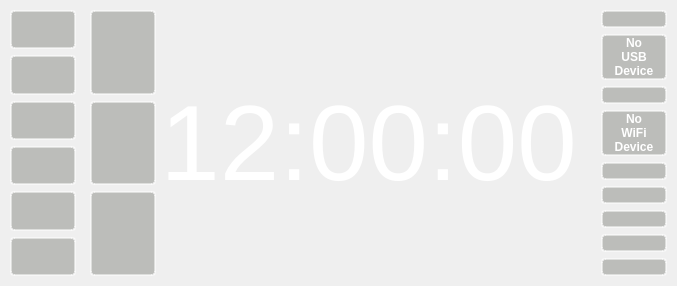
     <widget class="QWidget" name="oldmenuWidget" native="true">
      <property name="sizePolicy">
       <sizepolicy hsizetype="Expanding" vsizetype="Expanding">
        <horstretch>0</horstretch>
        <verstretch>0</verstretch>
       </sizepolicy>
      </property>
      <layout class="QHBoxLayout" name="horizontalLayout_2">
       <property name="spacing">
        <number>4</number>
       </property>
       <property name="leftMargin">
        <number>0</number>
       </property>
       <property name="topMargin">
        <number>0</number>
       </property>
       <property name="rightMargin">
        <number>0</number>
       </property>
       <property name="bottomMargin">
        <number>0</number>
       </property>
       <item>
        <layout class="QVBoxLayout" name="verticalLayout_8">
         <item>
          <layout class="QHBoxLayout" name="horizontalLayout_4">
           <item>
            <widget class="QWidget" name="buttonWidget" native="true">
             <property name="sizePolicy">
              <sizepolicy hsizetype="Fixed" vsizetype="Expanding">
               <horstretch>0</horstretch>
               <verstretch>0</verstretch>
              </sizepolicy>
             </property>
             <layout class="QVBoxLayout" name="verticalLayout_7">
              <property name="leftMargin">
               <number>10</number>
              </property>
              <property name="topMargin">
               <number>10</number>
              </property>
              <property name="rightMargin">
               <number>0</number>
              </property>
              <property name="bottomMargin">
               <number>10</number>
              </property>
              <item>
               <widget class="QPushButton" name="pushButtonSettings2">
                <property name="sizePolicy">
                 <sizepolicy hsizetype="Fixed" vsizetype="Expanding">
                  <horstretch>0</horstretch>
                  <verstretch>0</verstretch>
                 </sizepolicy>
                </property>
                <property name="minimumSize">
                 <size>
                  <width>66</width>
                  <height>0</height>
                 </size>
                </property>
                <property name="maximumSize">
                 <size>
                  <width>66</width>
                  <height>16777215</height>
                 </size>
                </property>
                <property name="styleSheet">
                 <string notr="true">background-color: rgba(136, 138, 133, 0.5);
border-radius: 4px;
border: 2px solid rgba(255,255,255,0.5);
outline: none;</string>
                </property>
                <property name="text">
                 <string/>
                </property>
                <property name="icon">
                 <iconset>
                  <normalon>:/settings-hot.png</normalon>
                 </iconset>
                </property>
                <property name="iconSize">
                 <size>
                  <width>50</width>
                  <height>50</height>
                 </size>
                </property>
               </widget>
              </item>
              <item>
               <widget class="QPushButton" name="pushButtonLock2">
                <property name="sizePolicy">
                 <sizepolicy hsizetype="Fixed" vsizetype="Expanding">
                  <horstretch>0</horstretch>
                  <verstretch>0</verstretch>
                 </sizepolicy>
                </property>
                <property name="minimumSize">
                 <size>
                  <width>66</width>
                  <height>0</height>
                 </size>
                </property>
                <property name="maximumSize">
                 <size>
                  <width>66</width>
                  <height>16777215</height>
                 </size>
                </property>
                <property name="styleSheet">
                 <string notr="true">background-color: rgba(136, 138, 133, 0.5);
border-radius: 4px;
border: 2px solid rgba(255,255,255,0.5);
outline: none;</string>
                </property>
                <property name="text">
                 <string/>
                </property>
                <property name="icon">
                 <iconset>
                  <normalon>:/lock-hot.png</normalon>
                 </iconset>
                </property>
                <property name="iconSize">
                 <size>
                  <width>50</width>
                  <height>50</height>
                 </size>
                </property>
               </widget>
              </item>
              <item>
               <widget class="QPushButton" name="pushButtonMusic2">
                <property name="sizePolicy">
                 <sizepolicy hsizetype="Fixed" vsizetype="Expanding">
                  <horstretch>0</horstretch>
                  <verstretch>0</verstretch>
                 </sizepolicy>
                </property>
                <property name="minimumSize">
                 <size>
                  <width>66</width>
                  <height>0</height>
                 </size>
                </property>
                <property name="maximumSize">
                 <size>
                  <width>66</width>
                  <height>16777215</height>
                 </size>
                </property>
                <property name="styleSheet">
                 <string notr="true">background-color: rgba(136, 138, 133, 0.5);
border-radius: 4px;
border: 2px solid rgba(255,255,255,0.5);
outline: none;</string>
                </property>
                <property name="text">
                 <string/>
                </property>
                <property name="icon">
                 <iconset>
                  <normalon>:/mp3-hot.png</normalon>
                 </iconset>
                </property>
                <property name="iconSize">
                 <size>
                  <width>50</width>
                  <height>50</height>
                 </size>
                </property>
               </widget>
              </item>
              <item>
               <widget class="QPushButton" name="pushButtonBrightness2">
                <property name="sizePolicy">
                 <sizepolicy hsizetype="Fixed" vsizetype="Expanding">
                  <horstretch>0</horstretch>
                  <verstretch>0</verstretch>
                 </sizepolicy>
                </property>
                <property name="minimumSize">
                 <size>
                  <width>66</width>
                  <height>0</height>
                 </size>
                </property>
                <property name="maximumSize">
                 <size>
                  <width>66</width>
                  <height>16777215</height>
                 </size>
                </property>
                <property name="styleSheet">
                 <string notr="true">background-color: rgba(136, 138, 133, 0.5);
border-radius: 4px;
border: 2px solid rgba(255,255,255,0.5);
outline: none;</string>
                </property>
                <property name="text">
                 <string/>
                </property>
                <property name="icon">
                 <iconset>
                  <normalon>:/brightness-hot.png</normalon>
                 </iconset>
                </property>
                <property name="iconSize">
                 <size>
                  <width>50</width>
                  <height>50</height>
                 </size>
                </property>
               </widget>
              </item>
              <item>
               <widget class="QPushButton" name="pushButtonToggleGUI2">
                <property name="sizePolicy">
                 <sizepolicy hsizetype="Fixed" vsizetype="Expanding">
                  <horstretch>0</horstretch>
                  <verstretch>0</verstretch>
                 </sizepolicy>
                </property>
                <property name="minimumSize">
                 <size>
                  <width>66</width>
                  <height>0</height>
                 </size>
                </property>
                <property name="maximumSize">
                 <size>
                  <width>66</width>
                  <height>16777215</height>
                 </size>
                </property>
                <property name="styleSheet">
                 <string notr="true">background-color: rgba(136, 138, 133, 0.5);
border-radius: 4px;
border: 2px solid rgba(255,255,255,0.5);
outline: none;</string>
                </property>
                <property name="text">
                 <string/>
                </property>
                <property name="icon">
                 <iconset>
                  <normalon>:/eye-hot.png</normalon>
                 </iconset>
                </property>
                <property name="iconSize">
                 <size>
                  <width>50</width>
                  <height>50</height>
                 </size>
                </property>
               </widget>
              </item>
              <item>
               <widget class="QPushButton" name="pushButtonExit2">
                <property name="sizePolicy">
                 <sizepolicy hsizetype="Fixed" vsizetype="Expanding">
                  <horstretch>0</horstretch>
                  <verstretch>0</verstretch>
                 </sizepolicy>
                </property>
                <property name="minimumSize">
                 <size>
                  <width>66</width>
                  <height>0</height>
                 </size>
                </property>
                <property name="maximumSize">
                 <size>
                  <width>66</width>
                  <height>16777215</height>
                 </size>
                </property>
                <property name="styleSheet">
                 <string notr="true">background-color: rgba(136, 138, 133, 0.5);
border-radius: 4px;
border: 2px solid rgba(255,255,255,0.5);
outline: none;</string>
                </property>
                <property name="text">
                 <string/>
                </property>
                <property name="icon">
                 <iconset>
                  <normalon>:/power-hot.png</normalon>
                 </iconset>
                </property>
                <property name="iconSize">
                 <size>
                  <width>50</width>
                  <height>50</height>
                 </size>
                </property>
               </widget>
              </item>
             </layout>
            </widget>
           </item>
           <item>
            <widget class="QWidget" name="exitWidget" native="true">
             <property name="sizePolicy">
              <sizepolicy hsizetype="Fixed" vsizetype="Expanding">
               <horstretch>0</horstretch>
               <verstretch>0</verstretch>
              </sizepolicy>
             </property>
             <layout class="QVBoxLayout" name="verticalLayout_9">
              <property name="leftMargin">
               <number>10</number>
              </property>
              <property name="topMargin">
               <number>10</number>
              </property>
              <property name="rightMargin">
               <number>0</number>
              </property>
              <property name="bottomMargin">
               <number>10</number>
              </property>
              <item>
               <widget class="QPushButton" name="pushButtonShutdown2">
                <property name="sizePolicy">
                 <sizepolicy hsizetype="Fixed" vsizetype="Expanding">
                  <horstretch>0</horstretch>
                  <verstretch>0</verstretch>
                 </sizepolicy>
                </property>
                <property name="minimumSize">
                 <size>
                  <width>66</width>
                  <height>0</height>
                 </size>
                </property>
                <property name="maximumSize">
                 <size>
                  <width>66</width>
                  <height>16777215</height>
                 </size>
                </property>
                <property name="styleSheet">
                 <string notr="true">background-color: rgba(136, 138, 133, 0.5);
border-radius: 4px;
border: 2px solid rgba(255,255,255,0.5);
                  </string>
                </property>
                <property name="text">
                 <string/>
                </property>
                <property name="icon">
                 <iconset>
                  <normalon>:/power-hot.png</normalon>
                 </iconset>
                </property>
                <property name="iconSize">
                 <size>
                  <width>50</width>
                  <height>50</height>
                 </size>
                </property>
               </widget>
              </item>
              <item>
               <widget class="QPushButton" name="pushButtonReboot2">
                <property name="sizePolicy">
                 <sizepolicy hsizetype="Fixed" vsizetype="Expanding">
                  <horstretch>0</horstretch>
                  <verstretch>0</verstretch>
                 </sizepolicy>
                </property>
                <property name="minimumSize">
                 <size>
                  <width>66</width>
                  <height>0</height>
                 </size>
                </property>
                <property name="maximumSize">
                 <size>
                  <width>66</width>
                  <height>16777215</height>
                 </size>
                </property>
                <property name="styleSheet">
                 <string notr="true">background-color: rgba(136, 138, 133, 0.5);
border-radius: 4px;
border: 2px solid rgba(255,255,255,0.5);
outline: none;</string>
                </property>
                <property name="text">
                 <string/>
                </property>
                <property name="icon">
                 <iconset>
                  <normalon>:/reboot-hot.png</normalon>
                 </iconset>
                </property>
                <property name="iconSize">
                 <size>
                  <width>50</width>
                  <height>50</height>
                 </size>
                </property>
               </widget>
              </item>
              <item>
               <widget class="QPushButton" name="pushButtonCancel2">
                <property name="sizePolicy">
                 <sizepolicy hsizetype="Fixed" vsizetype="Expanding">
                  <horstretch>0</horstretch>
                  <verstretch>0</verstretch>
                 </sizepolicy>
                </property>
                <property name="minimumSize">
                 <size>
                  <width>66</width>
                  <height>0</height>
                 </size>
                </property>
                <property name="maximumSize">
                 <size>
                  <width>66</width>
                  <height>16777215</height>
                 </size>
                </property>
                <property name="styleSheet">
                 <string notr="true">background-color: rgba(136, 138, 133, 0.5);
border-radius: 4px;
border: 2px solid rgba(255,255,255,0.5);
outline: none;</string>
                </property>
                <property name="text">
                 <string/>
                </property>
                <property name="icon">
                 <iconset>
                  <normalon>:/back-hot.png</normalon>
                 </iconset>
                </property>
                <property name="iconSize">
                 <size>
                  <width>50</width>
                  <height>50</height>
                 </size>
                </property>
               </widget>
              </item>
             </layout>
            </widget>
           </item>
           <item>
            <widget class="QLabel" name="bigClock">
             <property name="sizePolicy">
              <sizepolicy hsizetype="Expanding" vsizetype="Expanding">
               <horstretch>0</horstretch>
               <verstretch>0</verstretch>
              </sizepolicy>
             </property>
             <property name="font">
              <font>
               <pointsize>80</pointsize>
               <weight>50</weight>
               <bold>false</bold>
              </font>
             </property>
             <property name="styleSheet">
              <string notr="true">color: rgb(255, 255, 255);</string>
             </property>
             <property name="text">
              <string>12:00:00</string>
             </property>
             <property name="alignment">
              <set>Qt::AlignCenter</set>
             </property>
            </widget>
           </item>
           <item>
            <widget class="QLabel" name="oldmenuDummy">
             <property name="sizePolicy">
              <sizepolicy hsizetype="Expanding" vsizetype="Expanding">
               <horstretch>0</horstretch>
               <verstretch>0</verstretch>
              </sizepolicy>
             </property>
             <property name="text">
              <string/>
             </property>
            </widget>
           </item>
           <item>
            <widget class="QWidget" name="verticalWidget_2" native="true">
             <property name="sizePolicy">
              <sizepolicy hsizetype="Fixed" vsizetype="Expanding">
               <horstretch>0</horstretch>
               <verstretch>0</verstretch>
              </sizepolicy>
             </property>
             <layout class="QVBoxLayout" name="verticalLayout_6">
              <property name="topMargin">
               <number>10</number>
              </property>
              <property name="rightMargin">
               <number>10</number>
              </property>
              <property name="bottomMargin">
               <number>10</number>
              </property>
              <item>
               <widget class="QWidget" name="AAUSBWidget2" native="true">
                <property name="sizePolicy">
                 <sizepolicy hsizetype="Fixed" vsizetype="Expanding">
                  <horstretch>0</horstretch>
                  <verstretch>0</verstretch>
                 </sizepolicy>
                </property>
                <layout class="QVBoxLayout" name="verticalLayout_11">
                 <property name="leftMargin">
                  <number>0</number>
                 </property>
                 <property name="topMargin">
                  <number>0</number>
                 </property>
                 <property name="rightMargin">
                  <number>0</number>
                 </property>
                 <property name="bottomMargin">
                  <number>0</number>
                 </property>
                 <item>
                  <widget class="QPushButton" name="pushButtonAndroidAuto2">
                   <property name="sizePolicy">
                    <sizepolicy hsizetype="Fixed" vsizetype="Expanding">
                     <horstretch>0</horstretch>
                     <verstretch>0</verstretch>
                    </sizepolicy>
                   </property>
                   <property name="minimumSize">
                    <size>
                     <width>66</width>
                     <height>0</height>
                    </size>
                   </property>
                   <property name="maximumSize">
                    <size>
                     <width>66</width>
                     <height>16777215</height>
                    </size>
                   </property>
                   <property name="styleSheet">
                    <string notr="true">background-color: rgba(136, 138, 133, 0.5);
border-radius: 4px;
border: 2px solid rgba(255,255,255,0.5);
outline: none;</string>
                   </property>
                   <property name="text">
                    <string/>
                   </property>
                   <property name="icon">
                    <iconset>
                     <normalon>:/aausb-hot.png</normalon>
                    </iconset>
                   </property>
                   <property name="iconSize">
                    <size>
                     <width>50</width>
                     <height>50</height>
                    </size>
                   </property>
                  </widget>
                 </item>
                 <item>
                  <widget class="QPushButton" name="pushButtonNoDevice2">
                   <property name="sizePolicy">
                    <sizepolicy hsizetype="Fixed" vsizetype="Expanding">
                     <horstretch>0</horstretch>
                     <verstretch>0</verstretch>
                    </sizepolicy>
                   </property>
                   <property name="minimumSize">
                    <size>
                     <width>66</width>
                     <height>0</height>
                    </size>
                   </property>
                   <property name="maximumSize">
                    <size>
                     <width>66</width>
                     <height>16777215</height>
                    </size>
                   </property>
                   <property name="font">
                    <font>
                     <weight>75</weight>
                     <bold>true</bold>
                    </font>
                   </property>
                   <property name="styleSheet">
                    <string notr="true">background-color: rgba(136, 138, 133, 0.5);
color: rgb(255, 255, 255);
border-radius: 4px;
border: 2px solid rgba(255,255,255,0.5);
outline: none;</string>
                   </property>
                   <property name="text">
                    <string>No
USB
Device</string>
                   </property>
                  </widget>
                 </item>
                </layout>
               </widget>
              </item>
              <item>
               <widget class="QWidget" name="AAWIFIWidget2" native="true">
                <property name="sizePolicy">
                 <sizepolicy hsizetype="Fixed" vsizetype="Expanding">
                  <horstretch>0</horstretch>
                  <verstretch>0</verstretch>
                 </sizepolicy>
                </property>
                <layout class="QVBoxLayout" name="verticalLayout_12">
                 <property name="leftMargin">
                  <number>0</number>
                 </property>
                 <property name="topMargin">
                  <number>0</number>
                 </property>
                 <property name="rightMargin">
                  <number>0</number>
                 </property>
                 <property name="bottomMargin">
                  <number>0</number>
                 </property>
                 <item>
                  <widget class="QPushButton" name="pushButtonWifi2">
                   <property name="sizePolicy">
                    <sizepolicy hsizetype="Fixed" vsizetype="Expanding">
                     <horstretch>0</horstretch>
                     <verstretch>0</verstretch>
                    </sizepolicy>
                   </property>
                   <property name="minimumSize">
                    <size>
                     <width>66</width>
                     <height>0</height>
                    </size>
                   </property>
                   <property name="maximumSize">
                    <size>
                     <width>66</width>
                     <height>16777215</height>
                    </size>
                   </property>
                   <property name="styleSheet">
                    <string notr="true">background-color: rgba(136, 138, 133, 0.5);
border-radius: 4px;
border: 2px solid rgba(255,255,255,0.5);
outline: none;</string>
                   </property>
                   <property name="text">
                    <string/>
                   </property>
                   <property name="icon">
                    <iconset>
                     <normalon>:/aawifi-hot.png</normalon>
                    </iconset>
                   </property>
                   <property name="iconSize">
                    <size>
                     <width>50</width>
                     <height>50</height>
                    </size>
                   </property>
                  </widget>
                 </item>
                 <item>
                  <widget class="QPushButton" name="pushButtonNoWiFiDevice2">
                   <property name="sizePolicy">
                    <sizepolicy hsizetype="Fixed" vsizetype="Expanding">
                     <horstretch>0</horstretch>
                     <verstretch>0</verstretch>
                    </sizepolicy>
                   </property>
                   <property name="minimumSize">
                    <size>
                     <width>66</width>
                     <height>0</height>
                    </size>
                   </property>
                   <property name="maximumSize">
                    <size>
                     <width>66</width>
                     <height>16777215</height>
                    </size>
                   </property>
                   <property name="font">
                    <font>
                     <weight>75</weight>
                     <bold>true</bold>
                    </font>
                   </property>
                   <property name="styleSheet">
                    <string notr="true">background-color: rgba(136, 138, 133, 0.5);
color: rgb(255, 255, 255);
border-radius: 4px;
border: 2px solid rgba(255,255,255,0.5);
outline: none;</string>
                   </property>
                   <property name="text">
                    <string>No
WiFi
Device</string>
                   </property>
                  </widget>
                 </item>
                </layout>
               </widget>
              </item>
              <item>
               <widget class="QPushButton" name="pushButtonDay2">
                <property name="sizePolicy">
                 <sizepolicy hsizetype="Fixed" vsizetype="Expanding">
                  <horstretch>0</horstretch>
                  <verstretch>0</verstretch>
                 </sizepolicy>
                </property>
                <property name="minimumSize">
                 <size>
                  <width>66</width>
                  <height>0</height>
                 </size>
                </property>
                <property name="maximumSize">
                 <size>
                  <width>66</width>
                  <height>16777215</height>
                 </size>
                </property>
                <property name="styleSheet">
                 <string notr="true">background-color: rgba(136, 138, 133, 0.5);
border-radius: 4px;
border: 2px solid rgba(255,255,255,0.5);
outline: none;</string>
                </property>
                <property name="text">
                 <string/>
                </property>
                <property name="icon">
                 <iconset>
                  <normalon>:/day-hot.png</normalon>
                 </iconset>
                </property>
                <property name="iconSize">
                 <size>
                  <width>50</width>
                  <height>50</height>
                 </size>
                </property>
               </widget>
              </item>
              <item>
               <widget class="QPushButton" name="pushButtonNight2">
                <property name="sizePolicy">
                 <sizepolicy hsizetype="Fixed" vsizetype="Expanding">
                  <horstretch>0</horstretch>
                  <verstretch>0</verstretch>
                 </sizepolicy>
                </property>
                <property name="minimumSize">
                 <size>
                  <width>66</width>
                  <height>0</height>
                 </size>
                </property>
                <property name="maximumSize">
                 <size>
                  <width>66</width>
                  <height>16777215</height>
                 </size>
                </property>
                <property name="styleSheet">
                 <string notr="true">background-color: rgba(136, 138, 133, 0.5);
border-radius: 4px;
border: 2px solid rgba(255,255,255,0.5);
outline: none;</string>
                </property>
                <property name="text">
                 <string/>
                </property>
                <property name="icon">
                 <iconset>
                  <normalon>:/night-hot.png</normalon>
                 </iconset>
                </property>
                <property name="iconSize">
                 <size>
                  <width>50</width>
                  <height>50</height>
                 </size>
                </property>
               </widget>
              </item>
              <item>
               <widget class="QPushButton" name="pushButtonCameraShow2">
                <property name="sizePolicy">
                 <sizepolicy hsizetype="Fixed" vsizetype="Expanding">
                  <horstretch>0</horstretch>
                  <verstretch>0</verstretch>
                 </sizepolicy>
                </property>
                <property name="minimumSize">
                 <size>
                  <width>66</width>
                  <height>0</height>
                 </size>
                </property>
                <property name="maximumSize">
                 <size>
                  <width>66</width>
                  <height>16777215</height>
                 </size>
                </property>
                <property name="styleSheet">
                 <string notr="true">background-color: rgba(136, 138, 133, 0.5);
border-radius: 4px;
border: 2px solid rgba(255,255,255,0.5);
outline: none;</string>
                </property>
                <property name="text">
                 <string/>
                </property>
                <property name="icon">
                 <iconset>
                  <normalon>:/camera-hot.png</normalon>
                 </iconset>
                </property>
                <property name="iconSize">
                 <size>
                  <width>50</width>
                  <height>50</height>
                 </size>
                </property>
               </widget>
              </item>
              <item>
               <widget class="QPushButton" name="pushButtonVolume2">
                <property name="sizePolicy">
                 <sizepolicy hsizetype="Fixed" vsizetype="Expanding">
                  <horstretch>0</horstretch>
                  <verstretch>0</verstretch>
                 </sizepolicy>
                </property>
                <property name="minimumSize">
                 <size>
                  <width>66</width>
                  <height>0</height>
                 </size>
                </property>
                <property name="maximumSize">
                 <size>
                  <width>66</width>
                  <height>16777215</height>
                 </size>
                </property>
                <property name="styleSheet">
                 <string notr="true">background-color: rgba(136, 138, 133, 0.5);
border-radius: 4px;
border: 2px solid rgba(255,255,255,0.5);
outline: none;</string>
                </property>
                <property name="text">
                 <string/>
                </property>
                <property name="icon">
                 <iconset>
                  <normalon>:/volume-hot.png</normalon>
                 </iconset>
                </property>
                <property name="iconSize">
                 <size>
                  <width>50</width>
                  <height>50</height>
                 </size>
                </property>
               </widget>
              </item>
              <item>
               <widget class="QPushButton" name="pushButtonDebug2">
                <property name="sizePolicy">
                 <sizepolicy hsizetype="Fixed" vsizetype="Expanding">
                  <horstretch>0</horstretch>
                  <verstretch>0</verstretch>
                 </sizepolicy>
                </property>
                <property name="minimumSize">
                 <size>
                  <width>66</width>
                  <height>0</height>
                 </size>
                </property>
                <property name="maximumSize">
                 <size>
                  <width>66</width>
                  <height>16777215</height>
                 </size>
                </property>
                <property name="styleSheet">
                 <string notr="true">background-color: rgba(136, 138, 133, 0.5);
border-radius: 4px;
border: 2px solid rgba(255,255,255,0.5);
outline: none;</string>
                </property>
                <property name="text">
                 <string/>
                </property>
                <property name="icon">
                 <iconset>
                  <normalon>:/bug-hot.png</normalon>
                 </iconset>
                </property>
                <property name="iconSize">
                 <size>
                  <width>50</width>
                  <height>50</height>
                 </size>
                </property>
               </widget>
              </item>
             </layout>
            </widget>
           </item>
          </layout>
         </item>
        </layout>
       </item>
      </layout>
     </widget>
